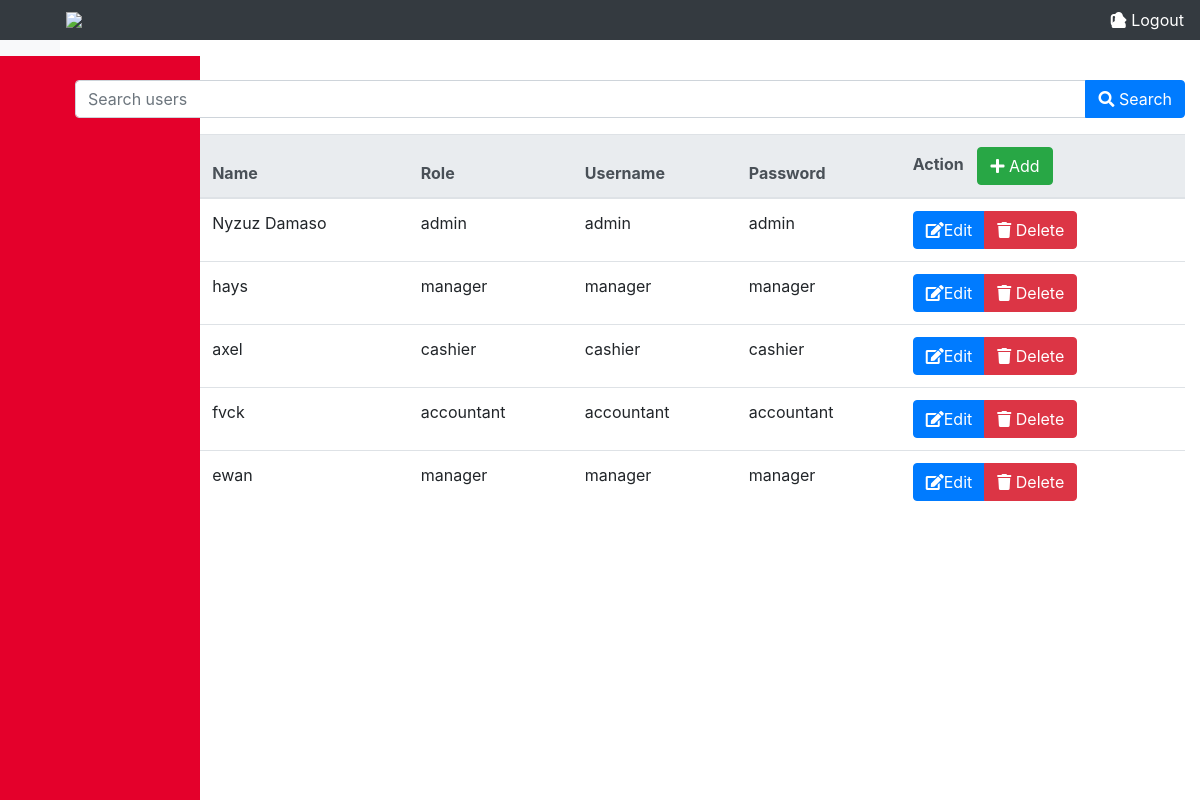
/index.php/searchuser/search, run on an earlier commit of the app's database.
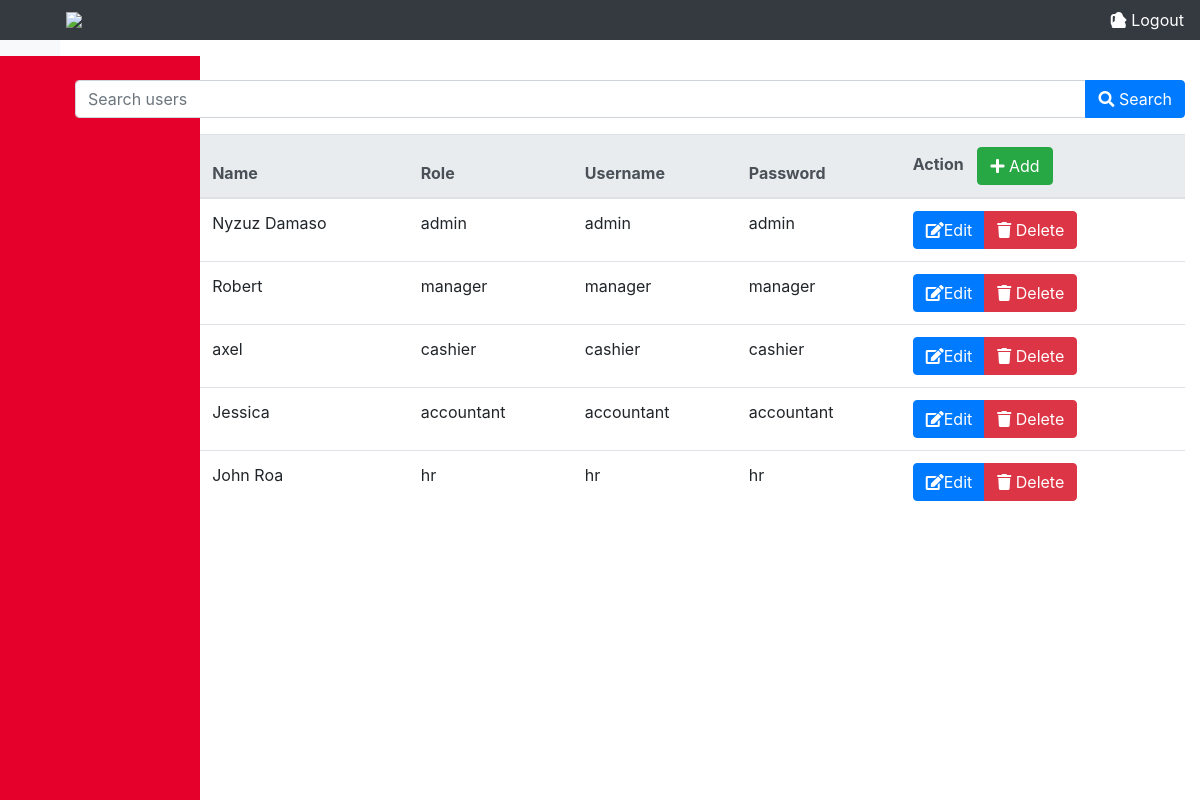
And on a later commit of the database.
### tables this page shows
CREATE TABLE `tbl_user` (
  `user_id` int(30) NOT NULL AUTO_INCREMENT,
  `name` varchar(60) DEFAULT NULL,
  `role` varchar(60) DEFAULT NULL,
  `username` varchar(60) DEFAULT NULL,
  `password` varchar(60) DEFAULT NULL,
  PRIMARY KEY (`user_id`)
);

### application/controllers/searchuser.php (called while the page is built, shortened)
<?php
    class Searchuser extends CI_controller {
        public function __construct(){
            $this->load->library('session');
            $this->load->model('User_model');
        }
        public function search() {
            $keyword = $this->input->post('keyword');
            $data['users'] = $this->User_model->search_user($keyword);
            $user = $this->session->userData('user');
            $data['user'] = $user;
            $this->load->view('show_user', $data);
        }
    }
?>

### index.php (called while the page is built, shortened)
<?php
require_once BASEPATH.'core/CodeIgniter.php';

### application/models/User_model.php (called while the page is built, shortened)
<?php
class User_model extends CI_model
{
    public function search_user($keyword)
    {
        $this->db->like('name', $keyword);
        $this->db->or_like('role', $keyword);
        $this->db->or_like('username', $keyword);
        $this->db->or_like('password', $keyword);
        return $this->db->get('tbl_user')->result_array();
    }
}
?>

### application/views/show_user.php (the view, shortened to what this page needs)
<!DOCTYPE html>
<html lang="en">
<head>
    <link rel="stylesheet" href="https://maxcdn.bootstrapcdn.com/bootstrap/4.0.0/css/bootstrap.min.css">
    <link rel="stylesheet" href="https://stackpath.bootstrapcdn.com/bootstrap/4.5.2/css/bootstrap.min.css">
    <link rel="stylesheet" href="https://cdnjs.cloudflare.com/ajax/libs/font-awesome/5.15.3/css/all.min.css">
</head>
<body>
    <div class="content">
        <nav class="navbar navbar-dark bg-dark">
            <img src="https://www.kfc.com.ph/Content/OnlineOrderingImages/Shared/logo.svg"
                style="width: 60px; height: auto; margin-left: 50px;">
            <a class="text-white"><i class="fas fa-user"></i>
            </a>
            <a class="logoutlink" href="<?php echo site_url('dashboard/logout'); ?>"><i class="fas fa-sign-out-alt"></i>
                Logout</a>
        </nav>
        <div class="sidebar">
        </div>
    </div>
    <div class="container">
        <form action="<?php echo site_url('searchuser/search'); ?>" method="post" class="mb-3">
            <div class="input-group">
                <input type="text" class="form-control" placeholder="Search users" name="keyword">
                <div class="input-group-append">
                    <button class="btn btn-primary" type="submit"><i class="fas fa-search"></i> Search</button>
                </div>
            </div>
        </form>
        <table class="table">
            <thead class="thead-light">
                <tr>
                    <th>User_id</th>
                    <th>Name</th>
                    <th>Role</th>
                    <th>Username</th>
                    <th>Password</th>
                    <th>Action <button type="button" class="btn btn-success" data-toggle="modal" data-target="#addModal"
                            style="margin-left: 10px;"><i class="fas fa-plus"></i> Add</button></th>
                </tr>
            </thead>
            <tbody>
                <?php foreach ($users as $user): ?>
                    <tr>
                        <td>
                        </td>
                        <td>
                            <?php echo $user['name']; ?>
                        </td>
                        <td>
                            <?php echo $user['role']; ?>
                        </td>
                        <td>
                            <?php echo $user['username']; ?>
                        </td>
                        <td>
                            <?php echo $user['password']; ?>
                        </td>
                        <td>
                            <div class="btn-group" role="group" aria-label="Actions">
                                <button type="button" class="btn btn-primary edit-button" data-toggle="modal"
                                    data-target="#editModal" data-user_id="<?php echo $user['user_id']; ?>"
                                    data-name="<?php echo $user['name']; ?>" data-role="<?php echo $user['role']; ?>"
                                    data-username="<?php echo $user['username']; ?>"
                                    data-password="<?php echo $user['password']; ?> "><i
                                        class="fas fa-edit"></i>Edit</button>
                                <a href="<?php echo site_url('deleteuser/delete/' . $user['user_id']); ?>"
                                    class="btn btn-danger"><i class="fas fa-trash"></i> Delete</a>
                            </div>
                        </td>
                    </tr>
                <?php endforeach; ?>
            </tbody>
        </table>
    </div>
</body>
</html>

What changed in the data, as far as the page shows it:
removed tbl_user: name "ewan", role "manager", username "manager", password "manager"
changed tbl_user "manager": name "hays" → "Robert"
changed tbl_user "accountant": name "fvck" → "Jessica"
added tbl_user: name "John Roa", role "hr", username "hr", password "hr"
